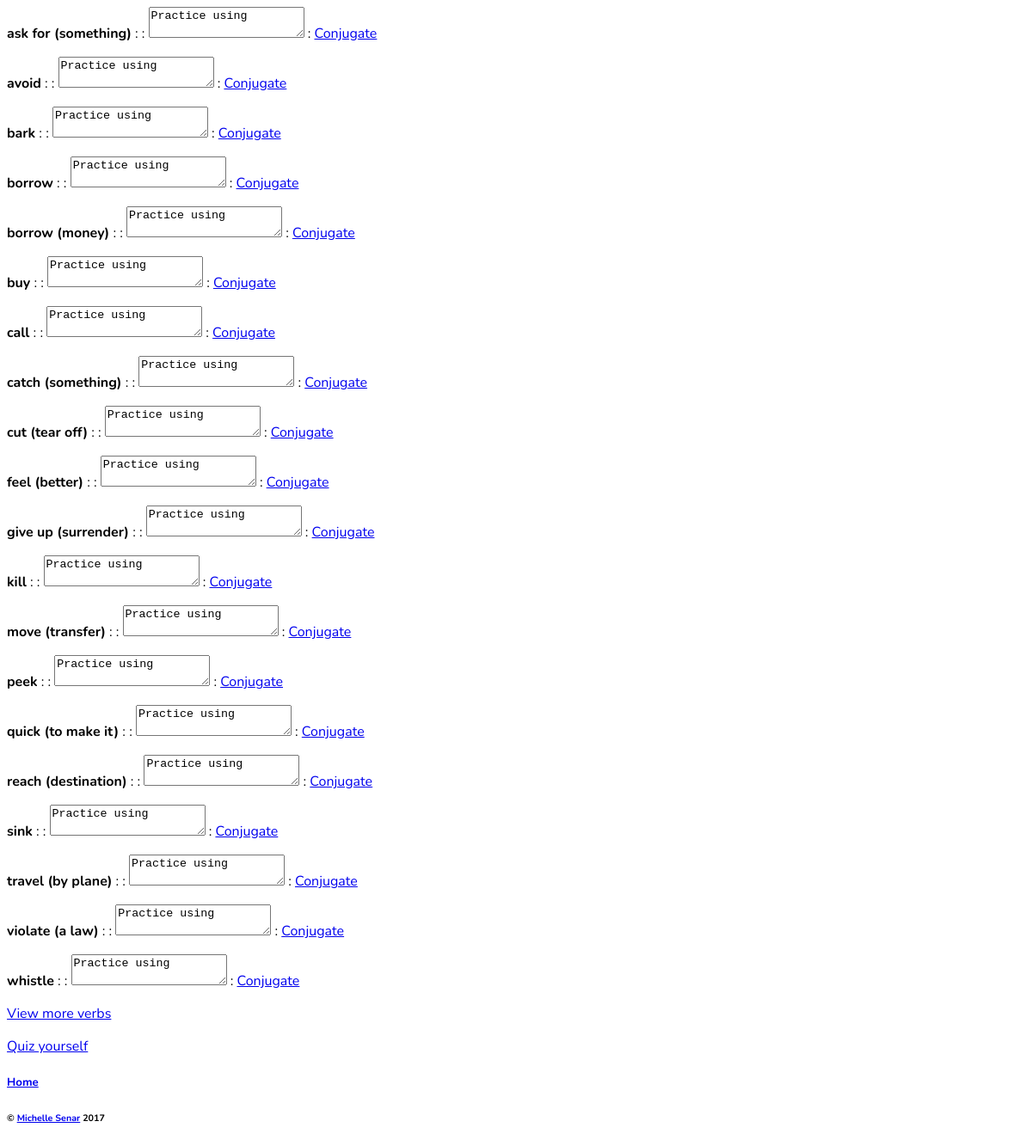
/memorize, run on the app's committed database.
### verbs/models.py (models this page shows)
class Verb(models.Model):
    id = models.AutoField(primary_key=True)
    english = models.CharField(max_length=40)
    root = models.CharField(max_length=40)
    root_ascii = models.CharField(max_length=40)

### verbs/views.py (the view)
# urls.py: re_path(r"^memorize", views.memorize, name="memorize"),
def memorize(request):
    ids = [random.randint(1, VERBCOUNT) for _ in range(1, 21)]
    verbs = models.Verb.objects.filter(id__in=ids)
    return render(request, "verbs/memorize.html", {"verbs": verbs})

### verbs/templates/verbs/memorize.html
{% extends 'verbs/base.html' %}
{% block content %}
		{% for v in verbs %}
		<p> <b>{{ v.english }}</b> : {{ v.french }} : <textarea>Practice using</textarea> : <a href="{% url 'conjugation' verb_pk=v.id %}" target="_blank">Conjugate</a></p>
		{% endfor %}
		<p><a href="{% url 'memorize'  %}">View more verbs</a></p>
		<p><a href="{% url 'randomizer'  %}">Quiz yourself</a></p>
{% endblock %}

### verbs/templates/verbs/base.html (shortened to what this page needs)
{% load static %}
<html>
	<head>
	<link rel="stylesheet" href="{% static 'css/verbs.css' %}">
	</head>
	<body>
	    {% block content %}
	    {% endblock %}
		<h5><a href="{% url 'home'  %}">Home</a></h5>
	</body>
	<footer>
	<h6>&copy <a href='https://michellesenar.github.io/'>Michelle Senar</a> 2017</h6>
	</footer>

### verbs/static/css/verbs.css (style rules this page uses)
body { font-family: Nunito; }

### data on the page
Verb: english "ask for (something)"
Verb: english "avoid"
Verb: english "bark"
Verb: english "borrow"
Verb: english "borrow (money)"
Verb: english "buy"
Verb: english "call"
Verb: english "catch (something)"
Verb: english "cut (tear off)"
Verb: english "feel (better)"
Verb: english "give up (surrender)"
Verb: english "kill"
Verb: english "move (transfer)"
Verb: english "peek"
Verb: english "quick (to make it)"
Verb: english "reach (destination)"
Verb: english "sink"
Verb: english "travel (by plane)"
Verb: english "violate (a law)"
Verb: english "whistle"
